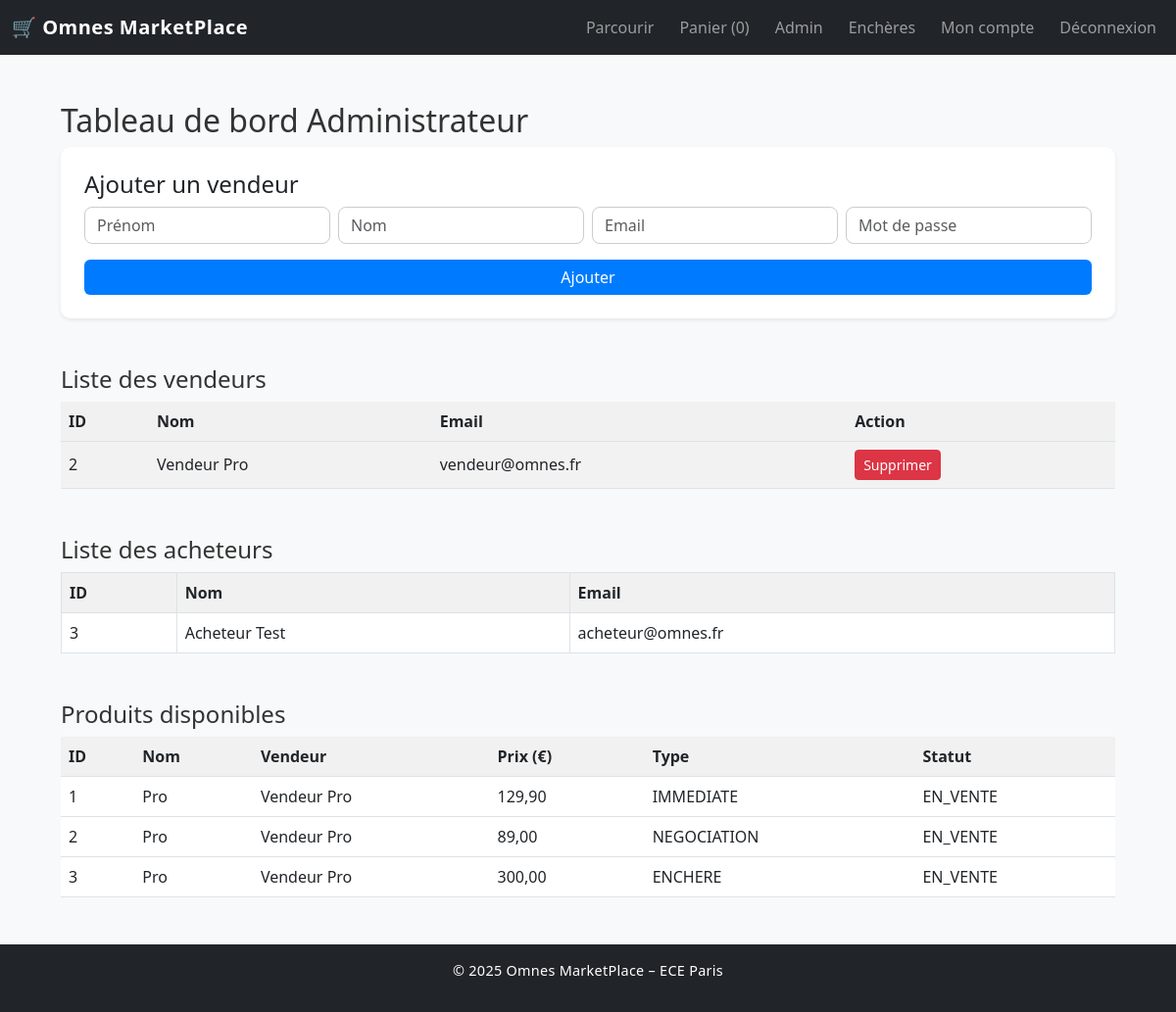
Page /admin/dashboard.php (signed in) on the committed database.
### tables this page shows
CREATE TABLE users (
  id INT AUTO_INCREMENT PRIMARY KEY,
  role ENUM('admin','vendor','buyer') NOT NULL,
  prenom VARCHAR(50),
  nom VARCHAR(50),
  email VARCHAR(100) UNIQUE,
  password_hash VARCHAR(255),
  created_at TIMESTAMP DEFAULT CURRENT_TIMESTAMP
);

CREATE TABLE items (
  id INT AUTO_INCREMENT PRIMARY KEY,
  vendor_id INT,
  nom VARCHAR(100),
  description TEXT,
  prix DECIMAL(10,2),
  type_vente ENUM('IMMEDIATE','NEGOCIATION','ENCHERE'),
  statut ENUM('EN_VENTE','VENDU') DEFAULT 'EN_VENTE',
  image_url VARCHAR(255),
  categorie VARCHAR(100),
  created_at TIMESTAMP DEFAULT CURRENT_TIMESTAMP,
  FOREIGN KEY (vendor_id) REFERENCES users(id) ON DELETE CASCADE
);

### admin/dashboard.php (the view, shortened to what this page needs)
<?php
include '../includes/header.php';
include '../includes/db.php';
$vendors = $pdo->query("SELECT * FROM users WHERE role='vendor' ORDER BY created_at DESC")->fetchAll(PDO::FETCH_ASSOC);
$buyers = $pdo->query("SELECT * FROM users WHERE role='buyer' ORDER BY created_at DESC")->fetchAll(PDO::FETCH_ASSOC);
$items = $pdo->query("SELECT i.*, u.prenom, u.nom FROM items i LEFT JOIN users u ON i.vendor_id=u.id ORDER BY i.created_at DESC")->fetchAll(PDO::FETCH_ASSOC);
?>
<div class="container mt-5">
  <h2>Tableau de bord Administrateur</h2>
  <div class="card p-4 mb-5 shadow-sm">
    <h4>Ajouter un vendeur</h4>
    <form method="post" class="row g-2">
      <div class="col-md-3"><input type="text" name="prenom" class="form-control" placeholder="Prénom" required></div>
      <div class="col-md-3"><input type="text" name="nom" class="form-control" placeholder="Nom" required></div>
      <div class="col-md-3"><input type="email" name="email" class="form-control" placeholder="Email" required></div>
      <div class="col-md-3"><input type="password" name="password" class="form-control" placeholder="Mot de passe" required></div>
      <div class="col-md-12 d-grid"><button class="btn btn-primary mt-2">Ajouter</button></div>
    </form>
  </div>
  <h4>Liste des vendeurs</h4>
  <table class="table table-striped mb-5">
    <thead><tr><th>ID</th><th>Nom</th><th>Email</th><th>Action</th></tr></thead>
    <tbody>
      <?php foreach ($vendors as $v): ?>
        <tr>
          <td><?= $v['id']; ?></td>
          <td><?= htmlspecialchars($v['prenom'].' '.$v['nom']); ?></td>
          <td><?= htmlspecialchars($v['email']); ?></td>
          <td><a href="?delete_vendor=<?= $v['id']; ?>" class="btn btn-sm btn-danger" onclick="return confirm('Supprimer ce vendeur ?')">Supprimer</a></td>
        </tr>
      <?php endforeach; ?>
    </tbody>
  </table>
  <h4>Liste des acheteurs</h4>
  <table class="table table-bordered mb-5">
    <thead><tr><th>ID</th><th>Nom</th><th>Email</th></tr></thead>
    <tbody>
      <?php foreach ($buyers as $b): ?>
        <tr>
          <td><?= $b['id']; ?></td>
          <td><?= htmlspecialchars($b['prenom'].' '.$b['nom']); ?></td>
          <td><?= htmlspecialchars($b['email']); ?></td>
        </tr>
      <?php endforeach; ?>
    </tbody>
  </table>
  <h4>Produits disponibles</h4>
  <table class="table table-hover">
    <thead><tr><th>ID</th><th>Nom</th><th>Vendeur</th><th>Prix (€)</th><th>Type</th><th>Statut</th></tr></thead>
    <tbody>
      <?php foreach ($items as $i): ?>
        <tr>
          <td><?= $i['id']; ?></td>
          <td><?= htmlspecialchars($i['nom']); ?></td>
          <td><?= htmlspecialchars($i['prenom'].' '.$i['nom']); ?></td>
          <td><?= number_format($i['prix'], 2, ',', ' '); ?></td>
          <td><?= htmlspecialchars($i['type_vente']); ?></td>
          <td><?= htmlspecialchars($i['statut']); ?></td>
        </tr>
      <?php endforeach; ?>
    </tbody>
  </table>
</div>
<?php include '../includes/footer.php'; ?>

### assets/css/style.css (style rules this page uses)
body { font-family: 'Segoe UI', Tahoma, sans-serif; background-color: #f8f9fa; color: #333; }
.container { max-width: 1100px; }
.card { border: none; border-radius: 10px; transition: transform 0.2s ease-in-out; }
.btn-primary { background-color: #007bff; border: none; }
input[type="text"], input[type="email"], input[type="number"], input[type="password"], textarea { border-radius: 8px; border: 1px solid #ccc; }
.table th { background-color: #f1f1f1; }
.table td, .table th { vertical-align: middle; }

### rows in the picture
users: id "2", prenom+nom "Vendeur Pro", email "vendeur@omnes.fr"
users: id "3", prenom+nom "Acheteur Test", email "acheteur@omnes.fr"
items: id "1", vendor.nom "Pro", vendor.nom "Vendeur Pro", prix "129,90", type_vente "IMMEDIATE", statut "EN_VENTE"
items: id "2", vendor.nom "Pro", vendor.nom "Vendeur Pro", prix "89,00", type_vente "NEGOCIATION", statut "EN_VENTE"
items: id "3", vendor.nom "Pro", vendor.nom "Vendeur Pro", prix "300,00", type_vente "ENCHERE", statut "EN_VENTE"

### other values in the picture
$cartCount "0"
